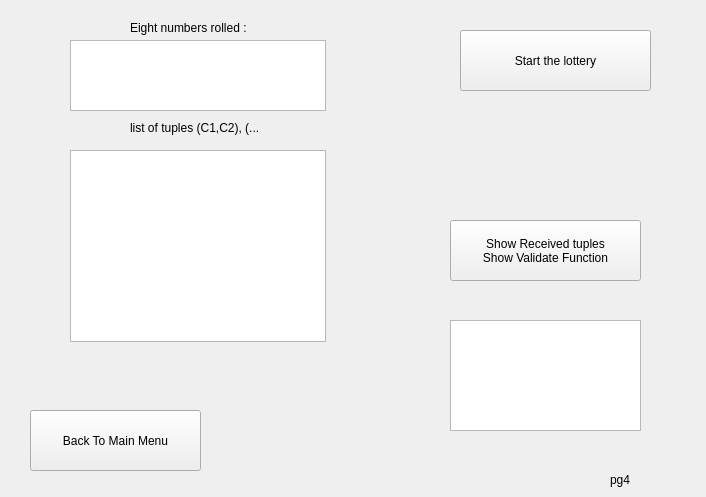
<?xml version="1.0" encoding="UTF-8"?>
<ui version="4.0">
 <class>Form</class>
 <widget class="QWidget" name="Form">
  <property name="geometry">
   <rect>
    <x>0</x>
    <y>0</y>
    <width>706</width>
    <height>497</height>
   </rect>
  </property>
  <property name="baseSize">
   <size>
    <width>8</width>
    <height>1</height>
   </size>
  </property>
  <property name="windowTitle">
   <string>Form</string>
  </property>
  <widget class="QLabel" name="label_2">
   <property name="geometry">
    <rect>
     <x>610</x>
     <y>470</y>
     <width>91</width>
     <height>20</height>
    </rect>
   </property>
   <property name="text">
    <string>pg4</string>
   </property>
  </widget>
  <widget class="QPushButton" name="pushButton">
   <property name="geometry">
    <rect>
     <x>460</x>
     <y>30</y>
     <width>191</width>
     <height>61</height>
    </rect>
   </property>
   <property name="text">
    <string>Start the lottery</string>
   </property>
  </widget>
  <widget class="QPushButton" name="pushButton_2">
   <property name="geometry">
    <rect>
     <x>30</x>
     <y>410</y>
     <width>171</width>
     <height>61</height>
    </rect>
   </property>
   <property name="text">
    <string>Back To Main Menu</string>
   </property>
  </widget>
  <widget class="QTableView" name="tableView">
   <property name="geometry">
    <rect>
     <x>70</x>
     <y>40</y>
     <width>256</width>
     <height>71</height>
    </rect>
   </property>
   <property name="baseSize">
    <size>
     <width>8</width>
     <height>1</height>
    </size>
   </property>
  </widget>
  <widget class="QTableView" name="tableView_2">
   <property name="geometry">
    <rect>
     <x>70</x>
     <y>150</y>
     <width>256</width>
     <height>192</height>
    </rect>
   </property>
  </widget>
  <widget class="QLabel" name="label">
   <property name="geometry">
    <rect>
     <x>130</x>
     <y>20</y>
     <width>191</width>
     <height>16</height>
    </rect>
   </property>
   <property name="text">
    <string>Eight numbers rolled :</string>
   </property>
  </widget>
  <widget class="QLabel" name="label_3">
   <property name="geometry">
    <rect>
     <x>130</x>
     <y>120</y>
     <width>191</width>
     <height>16</height>
    </rect>
   </property>
   <property name="text">
    <string>list of tuples (C1,C2), (...</string>
   </property>
  </widget>
  <widget class="QPushButton" name="pushButton_3">
   <property name="geometry">
    <rect>
     <x>450</x>
     <y>220</y>
     <width>191</width>
     <height>61</height>
    </rect>
   </property>
   <property name="text">
    <string>Show Received tuples
Show Validate Function</string>
   </property>
  </widget>
  <widget class="QTableView" name="tableView_3">
   <property name="geometry">
    <rect>
     <x>450</x>
     <y>320</y>
     <width>191</width>
     <height>111</height>
    </rect>
   </property>
  </widget>
 </widget>
 <resources/>
 <connections/>
</ui>
